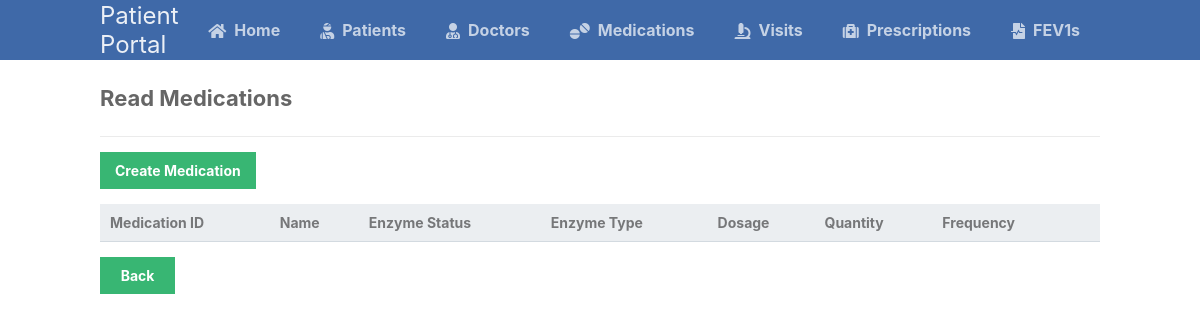
Before: /scripts/medications_table/medications_read.php with the older database file.
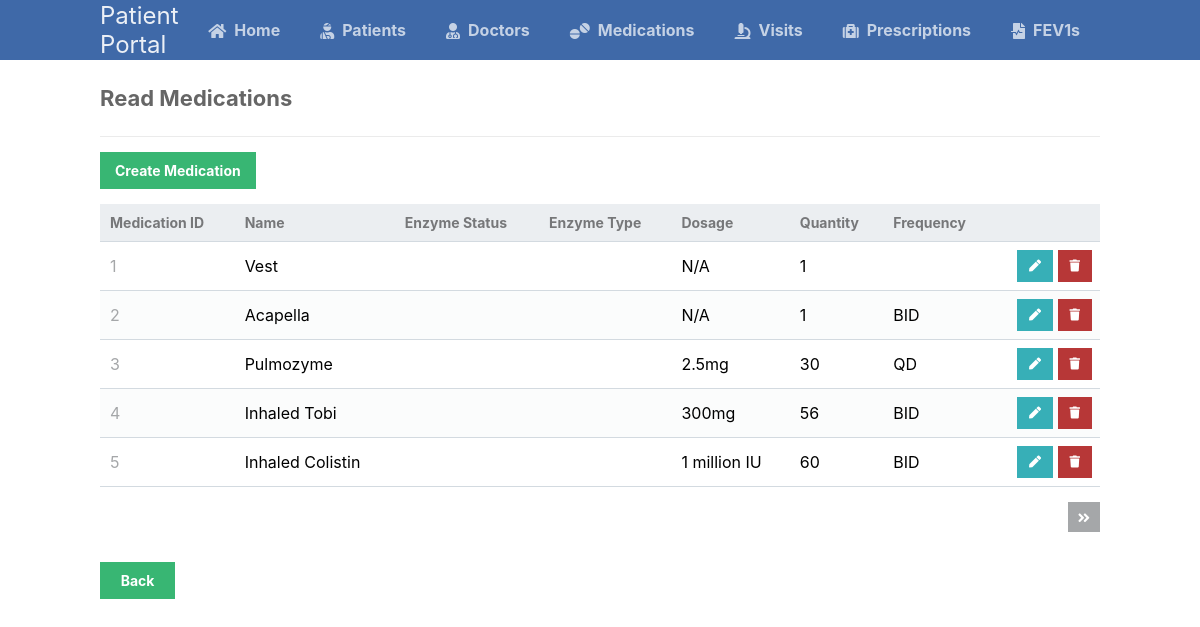
After: the same page with the newer database file.
### tables this page shows
CREATE TABLE medications (
	medication_id INT AUTO_INCREMENT NOT NULL UNIQUE,
	medication_name VARCHAR(100) NOT NULL,
	medication_type VARCHAR(255),
	medication_dosage VARCHAR(255) NOT NULL,
	medication_quantity INT NOT NULL,
	medication_frequency CHAR(3) CHECK (medication_frequency IN ("QD", "BID", "TID", "QHS", "N/A")), 
	PRIMARY KEY (medication_id)
);

### scripts/medications_table/medications_read.php (the view, shortened to what this page needs)
<?php
@include_once (APP_ROOT.APP_FOLDER_NAME . '/scripts/functions.php');
$pdo = pdo_connect_mysql();
$page = isset($_GET['page']) && is_numeric($_GET['page']) ? (int)$_GET['page'] : 1;
$records_per_page = 5;
$stmt = $pdo->prepare('SELECT * FROM medications ORDER BY medication_id LIMIT :current_page, :record_per_page');
$stmt->bindValue(':current_page', ($page-1)*$records_per_page, PDO::PARAM_INT);
$stmt->bindValue(':record_per_page', $records_per_page, PDO::PARAM_INT);
$stmt->execute();
$medications = $stmt->fetchAll(PDO::FETCH_ASSOC);
$num_medications = $pdo->query('SELECT COUNT(*) FROM medications')->fetchColumn();
?>
<?=template_header('Read')?>
<div class="content read">
	<h2>Read Medications</h2>
	<a href="medications_create.php" class="create-contact">Create Medication</a>
	<table>
        <thead>
            <tr>
                <td>Medication ID</td>
                <td>Name</td>
                <td>Enzyme Status</td>
                <td>Enzyme Type</td>
                <td>Dosage</td>
                <td>Quantity</td>
                <td>Frequency</td>
                <td></td>
            </tr>
        </thead>
        <tbody>
            <?php foreach ($medications as $medication): ?>
            <tr>
                <td><?=$medication['medication_id']?></td>
                <td><?=$medication['medication_name']?></td>
                <td><?=$medication['medication_enzyme_status']?></td>
                <td><?=$medication['medication_enzyme_type']?></td>
                <td><?=$medication['medication_dosage']?></td>
                <td><?=$medication['medication_quantity']?></td>
                <td><?=$medication['medication_frequency']?></td>
                <td class="actions">
                    <a href="medications_update.php?medication_id=<?=$medication['medication_id']?>" class="edit"><i class="fas fa-pen fa-xs"></i></a>
                    <a href="medications_delete.php?medication_id=<?=$medication['medication_id']?>" class="trash"><i class="fas fa-trash fa-xs"></i></a>
                </td>
            </tr>
            <?php endforeach; ?>
        </tbody>
    </table>
	<div class="pagination">
		<?php if ($page*$records_per_page < $num_medications): ?>
		<a href="medications_read.php?page=<?=$page+1?>"><i class="fas fa-angle-double-right fa-sm"></i></a>
		<?php endif; ?>
	</div>
    <a class="back" href="..\landingPage.php">Back</a>
</div>
<?=template_footer()?>

Changed rows visible on the page:
added medications: medication_id "1", medication_name "Vest", medication_dosage "N/A", medication_quantity "1"
added medications: medication_id "2", medication_name "Acapella", medication_dosage "N/A", medication_quantity "1", medication_frequency "BID"
added medications: medication_id "3", medication_name "Pulmozyme", medication_dosage "2.5mg", medication_quantity "30", medication_frequency "QD"
added medications: medication_id "4", medication_name "Inhaled Tobi", medication_dosage "300mg", medication_quantity "56", medication_frequency "BID"
added medications: medication_id "5", medication_name "Inhaled Colistin", medication_dosage "1 million IU", medication_quantity "60", medication_frequency "BID"
